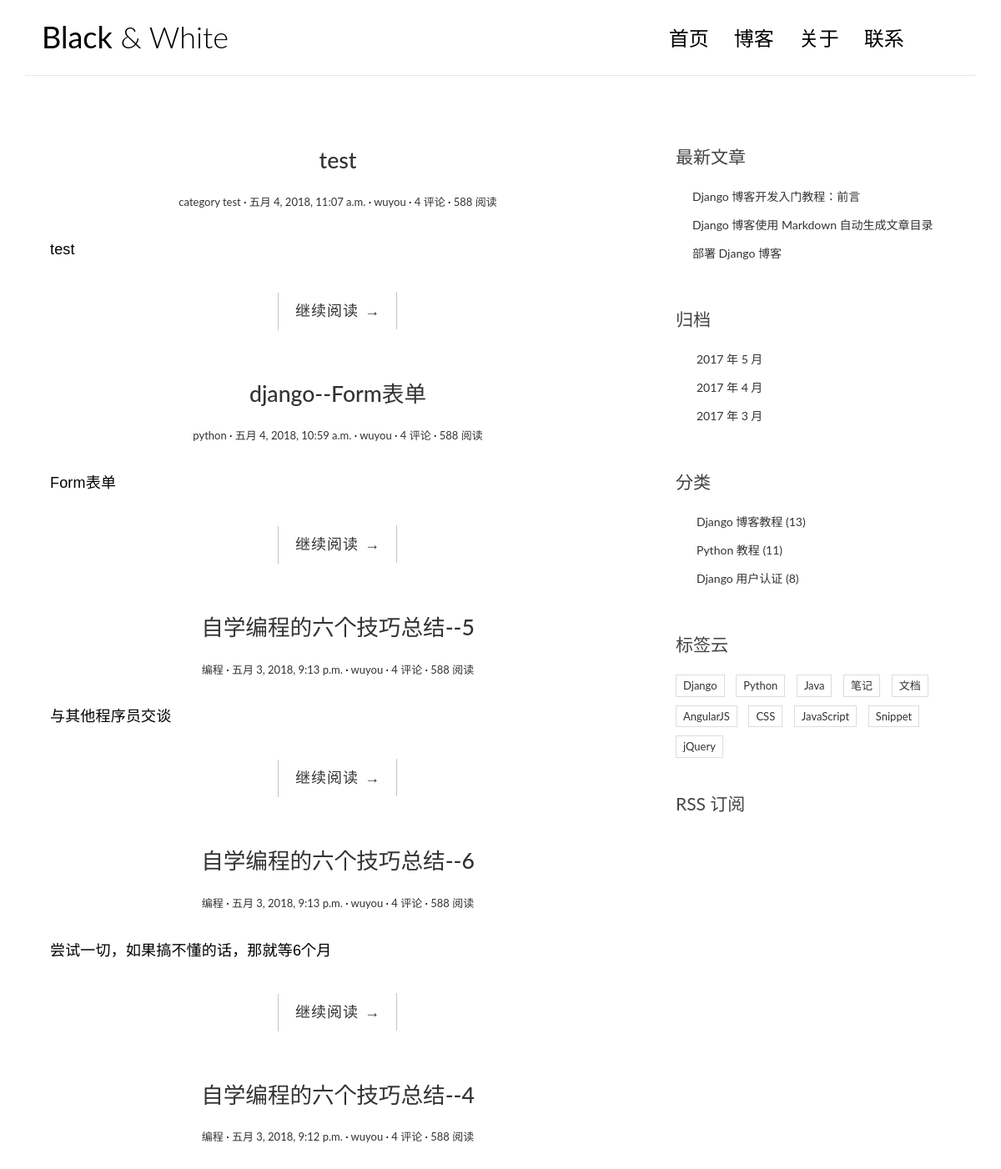
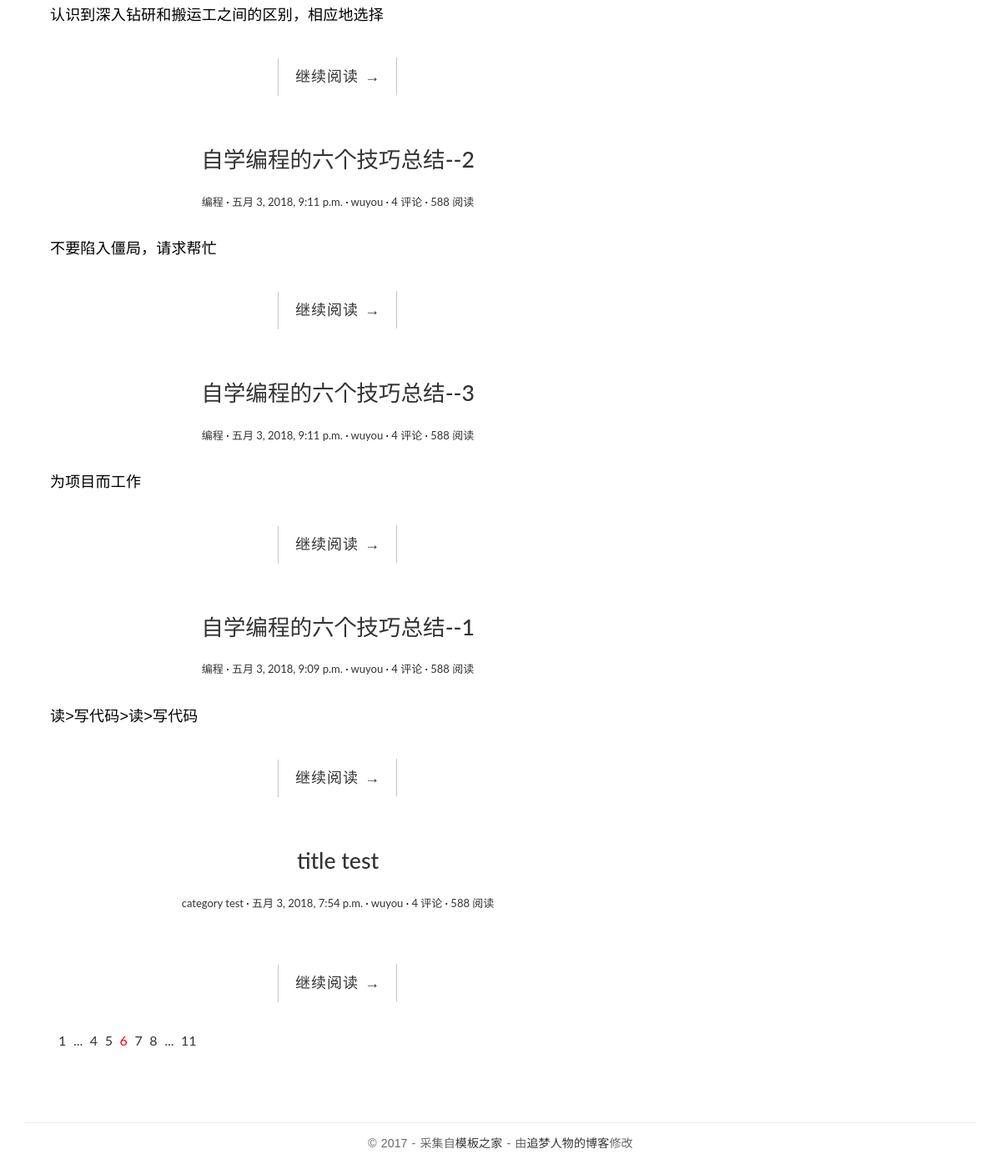
The page / on the database its author committed (2 pictures, top to bottom).
### blog/models.py (models this page shows, shortened)
class Post(models.Model):
    title = models.CharField(max_length=70)
    body = models.TextField()
    created_time = models.DateTimeField()
    modified_time = models.DateTimeField()
    excerpt = models.CharField(max_length=200, blank=True)
    category = models.ForeignKey(Category)
    tags = models.ManyToManyField(Tag, blank=True)
    author = models.ForeignKey(User)
    class Meta:
        ordering = ['-created_time']

class Category(models.Model):
    name = models.CharField(max_length=100)

### blog/views.py (the view)
# urls.py: url(r'^$', views.index, name='index'),
def index(request):
    post_list = Post.objects.all().order_by('-created_time')
    return render(request, 'blog/index.html', context={'post_list': post_list})

### templates/blog/index.html (shortened to what this page needs)
{% load staticfiles %}
<!DOCTYPE html>
<html>
<head>
    <link rel="stylesheet" href="{% static 'blog/css/bootstrap.min.css' %}">
    <link rel="stylesheet" href="http://code.ionicframework.com/ionicons/2.0.1/css/ionicons.min.css">
    <link rel="stylesheet" href="{% static 'blog/css/pace.css' %}">
    <link rel="stylesheet" href="{% static 'blog/css/custom.css' %}">
</head>
<body>
<div class="container">
    <header id="site-header">
        <div class="row">
            <div class="col-md-4 col-sm-5 col-xs-8">
                <div class="logo">
                    <h1><a href="index.html"><b>Black</b> &amp; White</a></h1>
                </div>
            </div>
            <div class="col-md-8 col-sm-7 col-xs-4">
                <nav class="main-nav" role="navigation">
                    <div class="collapse navbar-collapse" id="bs-example-navbar-collapse-1">
                        <ul class="nav navbar-nav navbar-right">
                            <li class="cl-effect-11"><a href="index.html" data-hover="首页">首页</a></li>
                            <li class="cl-effect-11"><a href="full-width.html" data-hover="博客">博客</a></li>
                            <li class="cl-effect-11"><a href="about.html" data-hover="关于">关于</a></li>
                            <li class="cl-effect-11"><a href="contact.html" data-hover="联系">联系</a></li>
                        </ul>
                    </div>
                </nav>
            </div>
        </div>
    </header>
</div>
<div class="content-body">
    <div class="container">
        <div class="row">
            <main class="col-md-8">
                {% for post in post_list %}
                <article class="post post-{{ post.pk }}">
                    <header class="entry-header">
                        <h1 class="entry-title">
                            <a href="single.html">{{ post.title}}</a>
                        </h1>
                        <div class="entry-meta">
                            <span class="post-category"><a href="#">{{ post.category.name }}</a></span>
                            <span class="post-date"><a href="#"><time class="entry-date"
                                                                      datetime="{{ post.created_time }}">{{ post.created_time }}</time></a></span>
                            <span class="post-author"><a href="#">{{ post.author }}</a></span>
                            <span class="comments-link"><a href="#">4 评论</a></span>
                            <span class="views-count"><a href="#">588 阅读</a></span>
                        </div>
                    </header>
                    <div class="entry-content clearfix">
                        <p>{{ post.excerpt }}</p>
                        <div class="read-more cl-effect-14">
                            <a href="#" class="more-link">继续阅读 <span class="meta-nav">→</span></a>
                        </div>
                    </div>
                </article>
                {% empty %}
                    <div class="no-post">暂时还没有发布的文章!</div>
                {% endfor %}
                <div class="pagination">
                    <ul>
                        <li><a href="">1</a></li>
                        <li><a href="">...</a></li>
                        <li><a href="">4</a></li>
                        <li><a href="">5</a></li>
                        <li class="current"><a href="">6</a></li>
                        <li><a href="">7</a></li>
                        <li><a href="">8</a></li>
                        <li><a href="">...</a></li>
                        <li><a href="">11</a></li>
                    </ul>
                </div>
            </main>
            <aside class="col-md-4">
                <div class="widget widget-recent-posts">
                    <h3 class="widget-title">最新文章</h3>
                    <ul>
                        <li>
                            <a href="#">Django 博客开发入门教程：前言</a>
                        </li>
                        <li>
                            <a href="#">Django 博客使用 Markdown 自动生成文章目录</a>
                        </li>
                        <li>
                            <a href="#">部署 Django 博客</a>
                        </li>
                    </ul>
                </div>
                <div class="widget widget-archives">
                    <h3 class="widget-title">归档</h3>
                    <ul>
                        <li>
                            <a href="#">2017 年 5 月</a>
                        </li>
                        <li>
                            <a href="#">2017 年 4 月</a>
                        </li>
                        <li>
                            <a href="#">2017 年 3 月</a>
                        </li>
                    </ul>
                </div>
                <div class="widget widget-category">
                    <h3 class="widget-title">分类</h3>
                    <ul>
                        <li>
                            <a href="#">Django 博客教程 <span class="post-count">(13)</span></a>
                        </li>
                        <li>
                            <a href="#">Python 教程 <span class="post-count">(11)</span></a>
                        </li>
                        <li>
                            <a href="#">Django 用户认证 <span class="post-count">(8)</span></a>
                        </li>
                    </ul>
                </div>
                <div class="widget widget-tag-cloud">
                    <h3 class="widget-title">标签云</h3>
                    <ul>
                        <li>
                            <a href="#">Django</a>
                        </li>
                        <li>
                            <a href="#">Python</a>
                        </li>
                        <li>
                            <a href="#">Java</a>
                        </li>
                        <li>
                            <a href="#">笔记</a>
                        </li>
                        <li>
                            <a href="#">文档</a>
                        </li>
                        <li>
                            <a href="#">AngularJS</a>
                        </li>
                        <li>
                            <a href="#">CSS</a>
                        </li>
                        <li>
                            <a href="#">JavaScript</a>
                        </li>
                        <li>
                            <a href="#">Snippet</a>
                        </li>
                        <li>
                            <a href="#">jQuery</a>
                        </li>
                    </ul>
                </div>
                <div class="rss">
                    <a href=""> RSS 订阅</a>
                </div>
            </aside>
        </div>
    </div>
</div>
<footer id="site-footer">
    <div class="container">
        <div class="row">
            <div class="col-md-12">
                <p class="copyright">&copy 2017 - 采集自<a href="http://www.cssmoban.com/"
                                                        target="_blank" title="模板之家">模板之家</a>
                    - 由<a href="http://zmrenwu.com/" title="网页模板" target="_blank">追梦人物的博客</a>修改
                </p>
            </div>
        </div>
    </div>
</footer>
</body>
</html>

### blog/static/blog/css/custom.css (style rules this page uses)
* { outline: none; }
h1, h2, h3, h4, h5, h6 { margin-top: 0; }
b { font-weight: 400; }
a { color: #333; }
body { color: #444; font-family: 'Lato', sans-serif; }
p { font-family: 'Ubuntu', sans-serif; font-weight: 400; word-spacing: 1px; letter-spacing: 0.01em; }
#site-header { background-color: #FFF; padding: 25px 20px; margin-bottom: 40px; border-bottom: 1px solid #e7e7e7; }
.logo h1 a { color: #000; }
.logo h1 { margin: 0; font-family: 'Lato', sans-serif; font-weight: 300; }
.main-nav { margin-top: 11px; max-width: 95%; }
.main-nav a { color: #000000 !important; padding: 0 0 5px 0 !important; margin-right: 30px; font-family: 'Lato', sans-serif; font-weight: 300; font-size: 24px; }
.cl-effect-11 a { padding: 10px 0; color: #0972b4; text-shadow: none; }
.cl-effect-11 a::before { position: absolute; top: 0; left: 0; overflow: hidden; padding: 0 0 5px 0 !important; max-width: 0; border-bottom: 1px solid #000; color: #000; content: attr(data-hover); white-space: nowrap; -webkit-transition: max-width 0.5s; -moz-transition: max-width 0.5s; transition: max-width 0.5s; }
.content-body { padding-bottom: 4em; }
.post { background: #fff; padding: 30px 30px 0; }
.entry-title { text-align: center; font-size: 1.9em; margin-bottom: 20px; line-height: 1.6; padding: 10px 20px 0; }
.entry-meta { text-align: center; color: #DDDDDD; font-size: 13px; margin-bottom: 30px; }
.entry-content { font-size: 18px; line-height: 1.9; font-weight: 300; color: #000; }
.post-category::after, .post-date::after, .post-author::after, .comments-link::after { content: ' ·'; color: #000; }
.read-more { font-family: 'Ubuntu', sans-serif; font-weight: 400; word-spacing: 1px; letter-spacing: 0.01em; text-align: center; margin-top: 20px; }
.cl-effect-14 a { padding: 0 20px; height: 45px; line-height: 45px; position: relative; display: inline-block; margin: 15px 25px; letter-spacing: 1px; font-weight: 400; text-shadow: 0 0 1px rgba(255, 255, 255, 0.3); }
.cl-effect-14 a::before, .cl-effect-14 a::after { position: absolute; width: 45px; height: 1px; background: #C3C3C3; content: ''; -webkit-transition: all 0.3s; -moz-transition: all 0.3s; transition: all 0.3s; pointer-events: none; }
.cl-effect-14 a::before { top: 0; left: 0; -webkit-transform: rotate(90deg); -moz-transform: rotate(90deg); transform: rotate(90deg); -webkit-transform-origin: 0 0; -moz-transform-origin: 0 0; transform-origin: 0 0; }
.cl-effect-14 a::after { right: 0; bottom: 0; -webkit-transform: rotate(90deg); -moz-transform: rotate(90deg); transform: rotate(90deg); -webkit-transform-origin: 100% 0; -moz-transform-origin: 100% 0; transform-origin: 100% 0; }
.widget { background: #fff; padding: 30px 0 0; }
.widget-title { font-size: 1.5em; margin-bottom: 20px; line-height: 1.6; padding: 10px 0 0; font-weight: 400; }
.widget-recent-posts ul { padding: 0; margin: 0; padding-left: 20px; }
.widget-recent-posts ul li { list-style-type: none; position: relative; line-height: 170%; margin-bottom: 10px; }
.widget-recent-posts ul li::before { content: '\f3d3'; font-family: "Ionicons"; position: absolute; left: -17px; top: 3px; font-size: 16px; color: #000; }
.widget-archives ul { padding: 0; margin: 0; padding-left: 25px; }
.widget-archives ul li { list-style-type: none; position: relative; line-height: 170%; margin-bottom: 10px; }
.widget-archives ul li::before { content: '\f3f3'; font-family: "Ionicons"; position: absolute; left: -25px; top: 1px; font-size: 16px; color: #000; }
.widget-category ul { padding: 0; margin: 0; padding-left: 25px; }
.widget-category ul li { list-style-type: none; position: relative; line-height: 170%; margin-bottom: 10px; }
.widget-category ul li::before { content: '\f3fe'; font-family: "Ionicons"; position: absolute; left: -25px; top: 1px; font-size: 18px; color: #000; }
.widget-tag-cloud ul { padding: 0; margin: 0; margin-right: -10px; }
.widget-tag-cloud ul li { list-style-type: none; font-size: 13px; display: inline-block; margin-right: 10px; margin-bottom: 10px; padding: 3px 8px; border: 1px solid #ddd; }
.rss { font-size: 21px; margin-top: 30px; }
.rss a { color: #444; }
#site-footer { padding-top: 10px; padding: 0 0 1.5em 0; }
.copyright { text-align: center; padding-top: 1em; margin: 0; border-top: 1px solid #eee; color: #666; }
.pagination ul { list-style: none; }
.pagination ul li { display: inline-block; font-size: 16px; margin-right: 5px; }
.current a { color: red; }

### rows shown on the page
Post: title "test", category.name "category test", created_time "五月 4, 2018, 11:07 a.m.", author "wuyou", excerpt "test"
Post: title "django--Form表单", category.name "python", created_time "五月 4, 2018, 10:59 a.m.", author "wuyou", excerpt "Form表单"
Post: title "自学编程的六个技巧总结--5", category.name "编程", created_time "五月 3, 2018, 9:13 p.m.", author "wuyou", excerpt "与其他程序员交谈"
Post: title "自学编程的六个技巧总结--6", category.name "编程", created_time "五月 3, 2018, 9:13 p.m.", author "wuyou", excerpt "尝试一切，如果搞不懂的话，那就等6个月"
Post: title "自学编程的六个技巧总结--4", category.name "编程", created_time "五月 3, 2018, 9:12 p.m.", author "wuyou", excerpt "认识到深入钻研和搬运工之间的区别，相应地选择"
Post: title "自学编程的六个技巧总结--2", category.name "编程", created_time "五月 3, 2018, 9:11 p.m.", author "wuyou", excerpt "不要陷入僵局，请求帮忙"
Post: title "自学编程的六个技巧总结--3", category.name "编程", created_time "五月 3, 2018, 9:11 p.m.", author "wuyou", excerpt "为项目而工作"
Post: title "自学编程的六个技巧总结--1", category.name "编程", created_time "五月 3, 2018, 9:09 p.m.", author "wuyou", excerpt "读>写代码>读>写代码"
Post: title "title test", category.name "category test", created_time "五月 3, 2018, 7:54 p.m.", author "wuyou"
